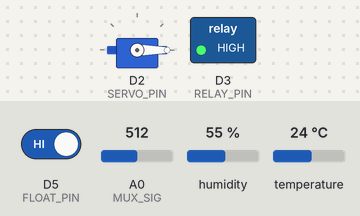
The sketch below on a simulated ESP8266 (Wemos D1 mini). Parts: servo, switched loads named in the sketch (green lamp = pin HIGH). The inputs (shaded band) are chosen by the test bench; at power-on: temperature 24 °C, A0 (MUX_SIG) = 512, D5 (FLOAT_PIN) HIGH, humidity 55 %. WiFi joins after 1.5 s; servers stay silent unless stated; what the sketch prints to the serial monitor is not drawn.

Above: at 2.7 s.
2.8 s: temperature set to 26 °C
7.2 s: temperature set to 29 °C
At 11.2 s:
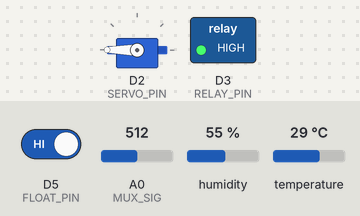
15.5 s: A0 (MUX_SIG) set to 796
17.0 s: A0 (MUX_SIG) set to 816
19.5 s: temperature set to 12 °C
At 22.8 s:
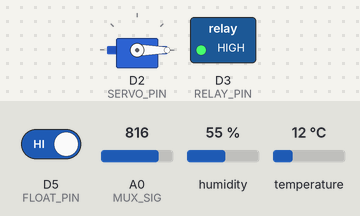
Timing chart, 0 to 24.3 s (numbered marks = the images above; inputs shaded):
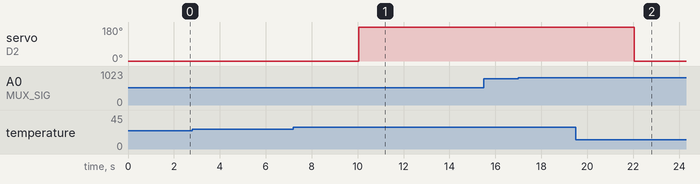

The sketch:

SmartGreenhouse.ino
```cpp
#include "DHT.h"
#include "webpage.h"
#include <ESP8266WebServer.h>
#include <ESP8266WiFi.h>
#include <Servo.h>

// Nastavení WiFi Sítě
const char *ssid = "Google pixel 7a";
const char *password = "nevimcodelam";

// Definice Pinů Wemos D1 (ESP8266)
#define DHTPIN D1     // DHT11 Data pin
#define DHTTYPE DHT11 // DHT 11
#define SERVO_PIN D2  // Servo PWM pin
#define RELAY_PIN D3  // Relé modul pro čerpadlo
#define FLOAT_PIN D5  // Plovákový senzor vodní hladiny

// Multiplexer Piny
#define MUX_SIG A0    // Z pin z Multiplexeru jde do A0
#define MUX_S0 D4
#define MUX_S1 D6
#define MUX_S2 D7
#define MUX_S3 D8

// Globální Proměnné a Objekty
DHT dht(DHTPIN, DHTTYPE);
Servo windowServo;
ESP8266WebServer server(80);

// Stavové proměnné
float tempC = 0.0;
float humVzduch = 0.0;
float humPudyProc = 0.0;
bool isWaterLvlOk = true;
bool isWindowOpen = false;
bool isPumpRunning = false;
bool autoModeEnabled = true;

// Limity pro logiku automatu
const float TEMP_OPEN_WINDOW_THRESHOLD = 28.0;
const float TEMP_CLOSE_WINDOW_THRESHOLD = 25.0;
const int SOIL_DRY_THRESHOLD = 30;

// Časovací a bezpečnostní konstanty
unsigned long lastPumpRunTime = 0;
unsigned long lastPumpStartAttempt = 0;
const unsigned long PUMP_MANUAL_RUN_DURATION = 5000;
const unsigned long PUMP_COOLDOWN_DURATION = 60000;

// Funkce pro obsluhu Multiplexeru
void setMuxChannel(int channel) {
  digitalWrite(MUX_S0, bitRead(channel, 0));
  digitalWrite(MUX_S1, bitRead(channel, 1));
  digitalWrite(MUX_S2, bitRead(channel, 2));
  digitalWrite(MUX_S3, bitRead(channel, 3));
  delay(10);
}

int readSoilHumidity() {
  setMuxChannel(0);
  int rawAnalog = analogRead(MUX_SIG);
  int percentage = map(rawAnalog, 1024, 300, 0, 100);
  percentage = constrain(percentage, 0, 100);
  return percentage;
}

// Fyzické řídící funkce
void openWindow() {
  windowServo.write(180);
  isWindowOpen = true;
  Serial.println("[OKNO] Otevřeno");
}

void closeWindow() {
  windowServo.write(0);
  isWindowOpen = false;
  Serial.println("[OKNO] Zavřeno");
}

void toggleWindow() {
  if (isWindowOpen)
    closeWindow();
  else
    openWindow();
}

void startPump() {
  bool waterPresent = (digitalRead(FLOAT_PIN) == LOW);
  isWaterLvlOk = waterPresent;

  if (isWaterLvlOk) {
    digitalWrite(RELAY_PIN, LOW);
    isPumpRunning = true;
    lastPumpRunTime = millis();
    lastPumpStartAttempt = millis();
    Serial.println("[ČERPADLO] Spuštěno - Zahájeno zalévání");
  } else {
    stopPump();
    Serial.println("[VAROVÁNÍ] Voda v nádrži není! Čerpadlo NELZE spustit.");
  }
}

void stopPump() {
  digitalWrite(RELAY_PIN, HIGH);
  isPumpRunning = false;
  Serial.println("[ČERPADLO] Zastaveno");
}

// WebServer a REST API Routes
void handleRoot() {
  server.send(200, "text/html", webpage_html);
}

void handleApiData() {
  String json = "{";
  json += "\"temperature\":" + String(tempC) + ",";
  json += "\"humidity\":" + String(humVzduch) + ",";
  json += "\"soilHumidity\":" + String(humPudyProc) + ",";
  json += "\"waterLevelOk\":" + String(isWaterLvlOk ? "true" : "false") + ",";
  json += "\"pumpState\":" + String(isPumpRunning ? "true" : "false") + ",";
  json += "\"windowState\":" + String(isWindowOpen ? "true" : "false") + ",";
  json += "\"autoMode\":" + String(autoModeEnabled ? "true" : "false");
  json += "}";
  server.send(200, "application/json", json);
}

void handleApiPumpToggle() {
  if (isPumpRunning) {
    stopPump();
  } else {
    startPump();
  }
  server.send(200, "text/plain", "OK");
}

void handleApiWindowToggle() {
  toggleWindow();
  server.send(200, "text/plain", "OK");
}

void handleApiAutoModeToggle() {
  autoModeEnabled = !autoModeEnabled;
  Serial.println(autoModeEnabled ? "[REŽIM] Automatický mód AKTIVOVÁN"
                                  : "[REŽIM] Automatický mód DEAKTIVOVÁN");
  server.send(200, "text/plain", "OK");
}

void setup() {
  Serial.begin(115200);
  delay(10);

  Serial.println("\n\n=== SmartGreenhouse Starting ===\n");

  pinMode(RELAY_PIN, OUTPUT);
  pinMode(FLOAT_PIN, INPUT_PULLUP);
  pinMode(MUX_S0, OUTPUT);
  pinMode(MUX_S1, OUTPUT);
  pinMode(MUX_S2, OUTPUT);
  pinMode(MUX_S3, OUTPUT);
  pinMode(MUX_SIG, INPUT);

  stopPump();

  windowServo.attach(SERVO_PIN);
  closeWindow();

  dht.begin();
  Serial.println("[SENZOR] DHT inicializován");

  Serial.println();
  Serial.print("Připojování k WiFi: ");
  Serial.println(ssid);
  WiFi.begin(ssid, password);

  int connectionAttempts = 0;
  while (WiFi.status() != WL_CONNECTED && connectionAttempts < 20) {
    delay(500);
    Serial.print(".");
    connectionAttempts++;
  }

  if (WiFi.status() == WL_CONNECTED) {
    Serial.println("");
    Serial.println("✅ WiFi úspěšně připojena!");
    Serial.print("IP adresa: ");
    Serial.println(WiFi.localIP());
  } else {
    Serial.println("");
    Serial.println("❌ WiFi se nepodařilo připojit!");
  }

  server.on("/", HTTP_GET, handleRoot);
  server.on("/api/data", HTTP_GET, handleApiData);
  server.on("/api/pump/toggle", HTTP_POST, handleApiPumpToggle);
  server.on("/api/window/toggle", HTTP_POST, handleApiWindowToggle);
  server.on("/api/automode/toggle", HTTP_POST, handleApiAutoModeToggle);

  server.begin();
  Serial.println("[SERVER] Webserver spuštěn!");
  Serial.println("=== Setup Hotov ===\n");
}

unsigned long lastSensorReadTime = 0;
const unsigned long SENSOR_READ_INTERVAL = 2000;

void loop() {
  server.handleClient();

  unsigned long currentMillis = millis();
  if (currentMillis - lastSensorReadTime >= SENSOR_READ_INTERVAL) {
    lastSensorReadTime = currentMillis;

    tempC = dht.readTemperature();
    humVzduch = dht.readHumidity();
    humPudyProc = readSoilHumidity();
    isWaterLvlOk = (digitalRead(FLOAT_PIN) == LOW);

    Serial.print("[SENZORY] Teplota: ");
    Serial.print(tempC);
    Serial.print("°C | Vzdušná vlhkost: ");
    Serial.print(humVzduch);
    Serial.print("% | Půdní vlhkost: ");
    Serial.print(humPudyProc);
    Serial.print("% | Voda: ");
    Serial.println(isWaterLvlOk ? "OK" : "NÍZKO!");

    if (isnan(tempC) || isnan(humVzduch)) {
      Serial.println("[CHYBA] DHT senzor - Chyba čtení!");
    } else {
      if (autoModeEnabled) {
        if (tempC >= TEMP_OPEN_WINDOW_THRESHOLD && !isWindowOpen) {
          openWindow();
        } else if (tempC <= TEMP_CLOSE_WINDOW_THRESHOLD && isWindowOpen) {
          closeWindow();
        }

        if (humPudyProc < SOIL_DRY_THRESHOLD && isWaterLvlOk && !isPumpRunning) {
          if (lastPumpStartAttempt == 0 ||
              (currentMillis - lastPumpStartAttempt >= PUMP_COOLDOWN_DURATION)) {
            Serial.println("[ZALÉVÁNÍ] Půda je suchá - Spuštění čerpadla");
            startPump();
          } else {
            unsigned long remainingCooldown = PUMP_COOLDOWN_DURATION -
                                               (currentMillis - lastPumpStartAttempt);
            Serial.print("[INFO] Čerpadlo v cooldown: ");
            Serial.print(remainingCooldown / 1000);
            Serial.println("s zbývá");
          }
        }
      }
    }
  }

  if (isPumpRunning) {
    if (digitalRead(FLOAT_PIN) == HIGH) {
      stopPump();
      Serial.println("[BEZPEČNOST] Voda skončila - Čerpadlo zastaveno!");
    }
    else if (currentMillis - lastPumpRunTime >= PUMP_MANUAL_RUN_DURATION) {
      stopPump();
      Serial.println("[BEZPEČNOST] Dosažen max čas - Čerpadlo zastaveno!");
    }
  }
}
```

webpage.h
```cpp
#ifndef WEBPAGE_H
#define WEBPAGE_H

const char webpage_html[] PROGMEM = R"=====(
<!DOCTYPE html>
<html lang="cs">
<head>
  <meta charset="UTF-8">
  <meta name="viewport" content="width=device-width, initial-scale=1.0">
  <title>SmartGreenhouse 🌿</title>
  <style>
    :root {
      --bg-color: #0d1117;
      --glass-bg: rgba(255, 255, 255, 0.05);
      --glass-border: rgba(255, 255, 255, 0.1);
      --text-main: #f0f6fc;
      --text-dim: #8b949e;
      --accent-temp: #ff7b72;
      --accent-humid: #79c0ff;
      --accent-soil: #d2a8ff;
      --accent-water: #a5d6ff;
      --success: #238636;
      --danger: #da3633;
    }

    * { box-sizing: border-box; margin: 0; padding: 0; font-family: 'Segoe UI', system-ui, sans-serif; }

    body {
      background-color: var(--bg-color);
      background-image: radial-gradient(circle at top right, rgba(46, 160, 67, 0.15), transparent 40%),
                        radial-gradient(circle at bottom left, rgba(88, 166, 255, 0.1), transparent 40%);
      color: var(--text-main);
      min-height: 100vh;
      padding: 2rem;
      display: flex;
      flex-direction: column;
      align-items: center;
    }

    .header { text-align: center; margin-bottom: 3rem; }
    .header h1 { font-size: 2.5rem; font-weight: 300; letter-spacing: 1px; }
    .header p { color: var(--text-dim); margin-top: 0.5rem; }

    .grid { display: grid; grid-template-columns: repeat(auto-fit, minmax(280px, 1fr)); gap: 1.5rem; width: 100%; max-width: 1000px; }

    .card {
      background: var(--glass-bg);
      backdrop-filter: blur(12px);
      -webkit-backdrop-filter: blur(12px);
      border: 1px solid var(--glass-border);
      border-radius: 20px;
      padding: 2rem;
      display: flex;
      flex-direction: column;
      align-items: center;
      transition: transform 0.3s ease, box-shadow 0.3s ease;
      position: relative;
      overflow: hidden;
    }
    .card:hover { transform: translateY(-5px); box-shadow: 0 10px 30px rgba(0,0,0,0.5); }

    .card::before {
      content: '';
      position: absolute; top: 0; left: 0; right: 0; height: 4px;
      background: var(--card-accent);
      opacity: 0.8;
    }

    .card.temp { --card-accent: var(--accent-temp); }
    .card.humid { --card-accent: var(--accent-humid); }
    .card.soil { --card-accent: var(--accent-soil); }
    .card.water { --card-accent: var(--accent-water); }

    .card-icon { font-size: 2.5rem; margin-bottom: 1rem; }
    .card-title { font-size: 1.1rem; color: var(--text-dim); text-transform: uppercase; letter-spacing: 1px; margin-bottom: 0.5rem; }
    .card-value { font-size: 3.5rem; font-weight: 600; display: flex; align-items: baseline; gap: 5px; }
    .card-unit { font-size: 1.5rem; font-weight: 400; color: var(--text-dim); }

    .controls-panel {
      width: 100%; max-width: 1000px;
      margin-top: 2rem;
      background: var(--glass-bg);
      backdrop-filter: blur(12px);
      border: 1px solid var(--glass-border);
      border-radius: 20px;
      padding: 2rem;
    }
    .controls-header { margin-bottom: 1.5rem; font-size: 1.5rem; font-weight: 300; }

    .btn-group { display: flex; gap: 1rem; flex-wrap: wrap; }

    button {
      flex: 1; min-width: 200px;
      padding: 1rem 2rem;
      border: none; border-radius: 12px;
      font-size: 1.1rem; font-weight: 600;
      cursor: pointer;
      display: flex; align-items: center; justify-content: center; gap: 10px;
      transition: all 0.2s ease;
      position: relative; overflow: hidden;
    }

    .btn-pump { background-color: rgba(35, 134, 54, 0.2); border: 1px solid var(--success); color: #fff; }
    .btn-pump:hover { background-color: rgba(35, 134, 54, 0.4); }
    .btn-pump.active { background-color: var(--success); }

    .btn-window { background-color: rgba(88, 166, 255, 0.1); border: 1px solid rgba(88, 166, 255, 0.5); color: #fff; }
    .btn-window:hover { background-color: rgba(88, 166, 255, 0.2); }

    .badge {
      padding: 5px 12px; border-radius: 20px; font-size: 0.85rem; font-weight: 600;
      background: rgba(255,255,255,0.1); margin-top: 10px;
    }
    .badge.ok { background: rgba(35, 134, 54, 0.2); color: #3fb950; border: 1px solid #3fb950;}
    .badge.warn { background: rgba(218, 54, 51, 0.2); color: #ff7b72; border: 1px solid #ff7b72;}

    @keyframes pulse { 0% { opacity: 1; } 50% { opacity: 0.5; } 100% { opacity: 1; } }
    .pulsing { animation: pulse 2s infinite; }

  </style>
</head>
<body>

  <div class="header">
    <h1>SmartGreenhouse 🌿</h1>
    <p>Osobní chytrý skleník řízený přes Wemos D1</p>
  </div>

  <div class="grid">
    <div class="card temp">
      <div class="card-icon">🌡️</div>
      <div class="card-title">Vzduch - Teplota</div>
      <div class="card-value"><span id="val-temp">--</span><span class="card-unit">°C</span></div>
      <div class="badge" id="state-window">Okna Zavřena</div>
    </div>

    <div class="card humid">
      <div class="card-icon">💧</div>
      <div class="card-title">Vzduch - Vlhkost</div>
      <div class="card-value"><span id="val-humid">--</span><span class="card-unit">%</span></div>
    </div>

    <div class="card soil">
      <div class="card-icon">🌱</div>
      <div class="card-title">Půda - Vlhkost</div>
      <div class="card-value"><span id="val-soil">--</span><span class="card-unit">%</span></div>
      <div class="badge" id="state-pump">Čerpadlo Vypnuto</div>
    </div>

    <div class="card water">
      <div class="card-icon">🚰</div>
      <div class="card-title">Zásobník Vody</div>
      <div class="card-value"><span id="val-water-lvl" style="font-size:2rem; font-weight:400;">Načítám...</span></div>
      <div class="badge" id="state-water-badge">Stav neznámý</div>
    </div>
  </div>

  <div class="controls-panel">
    <h2 class="controls-header">Manuální Řízení 🎛️</h2>
    <div class="btn-group">
      <button class="btn-pump" id="btn-water" onclick="togglePump()">
        💦 Zalejt Květiny
      </button>
      <button class="btn-window" id="btn-window-toggle" onclick="toggleWindow()">
        💨 Přepnout Okno (Větrání)
      </button>
      <button class="btn-window" onclick="toggleAutoMode()" id="btn-auto-mode" style="border-color:#d2a8ff; color:#d2a8ff;">
        🤖 Automatický Režim: ZAPNUT
      </button>
    </div>
  </div>

  <script>
    let isPumpOn = false;
    let isWindowOpen = false;
    let autoMode = true;

    // Fetch data from ESP8266 periodically
    async function updateData() {
      try {
        const response = await fetch('/api/data');
        const data = await response.json();

        document.getElementById('val-temp').innerText = data.temperature;
        document.getElementById('val-humid').innerText = data.humidity;
        document.getElementById('val-soil').innerText = data.soilHumidity;

        // Plovák state update (data.waterLevelOk is boolean)
        const waterValEl = document.getElementById('val-water-lvl');
        const waterBadgeEl = document.getElementById('state-water-badge');
        if(data.waterLevelOk) {
          waterValEl.innerHTML = "Dostatek 🌊";
          waterValEl.style.color = "var(--text-main)";
          waterBadgeEl.className = "badge ok";
          waterBadgeEl.innerText = "Bezpečné k čerpání";
        } else {
          waterValEl.innerHTML = "Prázdná! ⚠️";
          waterValEl.style.color = "var(--danger)";
          waterBadgeEl.className = "badge warn pulsing";
          waterBadgeEl.innerText = "Doplňte vodu do nádrže!";
        }

        // Pump state update
        const pumpBadgeEl = document.getElementById('state-pump');
        isPumpOn = data.pumpState;
        if(isPumpOn) {
            pumpBadgeEl.innerText = "Aktuálně Zalévám! 💦";
            pumpBadgeEl.className = "badge ok pulsing";
        } else {
            pumpBadgeEl.innerText = "Čerpadlo Vypnuto";
            pumpBadgeEl.className = "badge";
        }

        // Window state update
        const windowBadge = document.getElementById('state-window');
        isWindowOpen = data.windowState;
        if(isWindowOpen) {
            windowBadge.innerText = "Okno Otevřeno 💨";
            windowBadge.className = "badge ok";
        } else {
            windowBadge.innerText = "Okno Zavřeno";
            windowBadge.className = "badge";
        }

        autoMode = data.autoMode;
        const autoBtn = document.getElementById('btn-auto-mode');
        if(autoMode) {
            autoBtn.innerText = "🤖 Automatický Režim: ZAPNUT";
            autoBtn.style.backgroundColor = "rgba(210, 168, 255, 0.1)";
        } else {
            autoBtn.innerText = "⚙️ Automatický Režim: VYPNUT";
            autoBtn.style.backgroundColor = "transparent";
        }

      } catch (e) {
        console.error("Error fetching data:", e);
      }
    }

    async function togglePump() {
      await fetch('/api/pump/toggle', { method: 'POST' });
      updateData();
    }

    async function toggleWindow() {
      await fetch('/api/window/toggle', { method: 'POST' });
      updateData();
    }

    async function toggleAutoMode() {
      await fetch('/api/automode/toggle', { method: 'POST' });
      updateData();
    }

    // Polling every 2 seconds
    setInterval(updateData, 2000);
    updateData(); // Initial call
  </script>
</body>
</html>
)=====";

#endif
```

Measured:
- the behaviour switches between 27 and 28 °C on temperature (found by bisection; images 0 and 1)
- after the input at 2.8 s, every drawn part: stays the same
- after the input at 7.2 s, servo on D2 (SERVO_PIN): 0° → 180° after 2.8 s
- after the input at 15.5 s, every drawn part: stays the same
- after the input at 17.0 s, every drawn part: stays the same
- after the input at 19.5 s, servo on D2 (SERVO_PIN): 180° → 0° after 2.5 s
